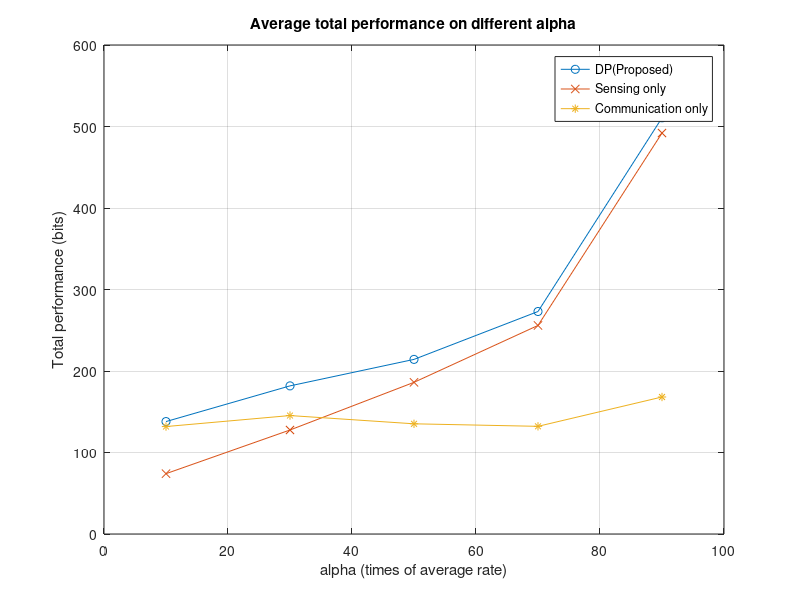
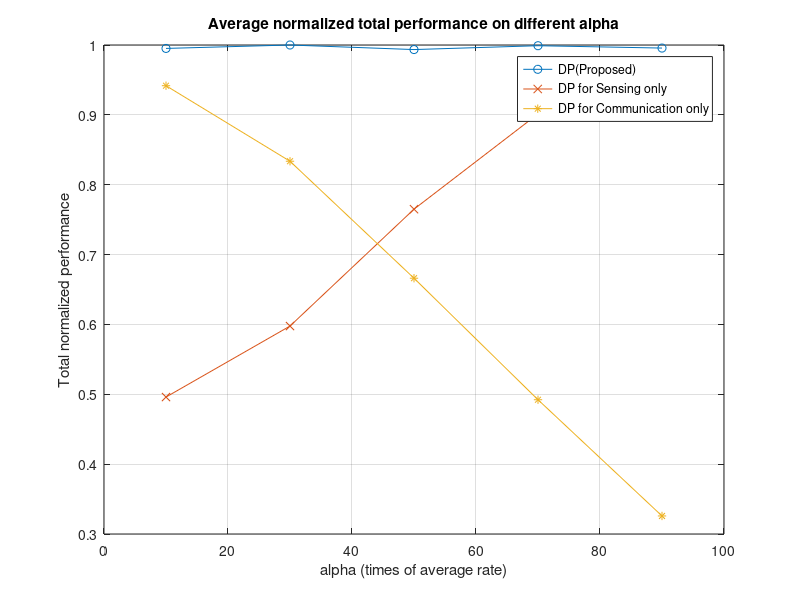
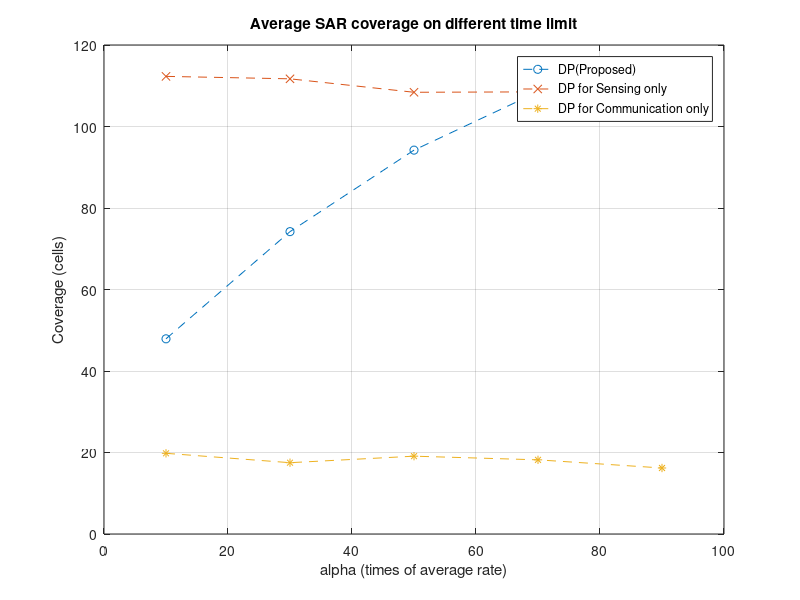
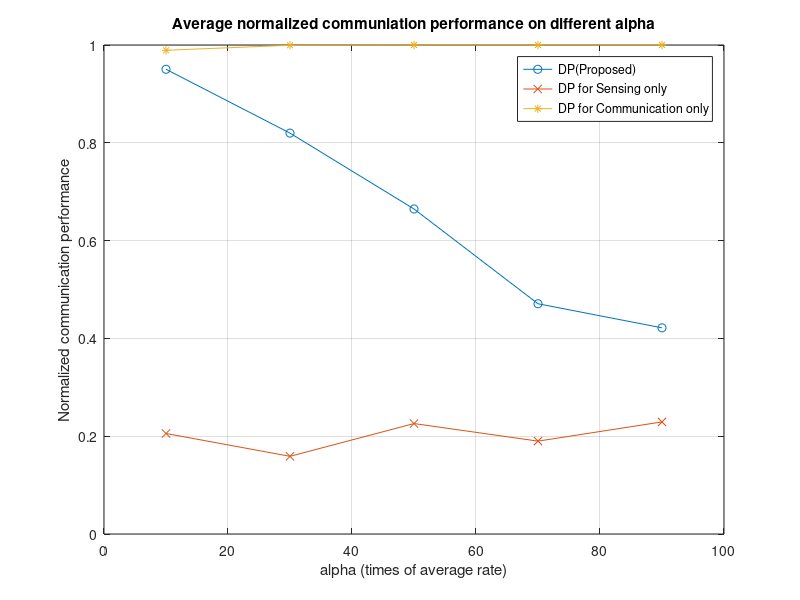

Write the MATLAB code that produced these figures, in order.
% 1. load 原本的
% 2. 改第二個section的檔名
load('multiple_different_alpha2.mat')
%%

mean_rate_dp_old=mean_rate_dp;
mean_rate_sens_old=mean_rate_sens;
mean_rate_comm_old=mean_rate_comm;
mean_rate_dp_normalized_old=mean_rate_dp_normalized;
mean_rate_sens_normalized_old=mean_rate_sens_normalized;
mean_rate_comm_normalized_old=mean_rate_comm_normalized;
mean_N_SAR_dp_old=mean_N_SAR_dp;
mean_N_SAR_sens_old=mean_N_SAR_sens;
mean_N_SAR_comm_old=mean_N_SAR_comm;
mean_comm_rate_dp_normalized_old=mean_comm_rate_dp_normalized;
mean_comm_rate_sens_nomalized_old=mean_comm_rate_sens_nomalized;
mean_comm_rate_comm_normalized_old=mean_comm_rate_comm_normalized;

mean_comm_rate_dp_old=mean_comm_rate_dp;
mean_comm_rate_sens_old=mean_comm_rate_sens;
mean_comm_rate_comm_old=mean_comm_rate_comm;
%%
load('multiple_different_alpha.mat', 'mean_rate_dp', 'mean_rate_sens', 'mean_rate_comm')
load('multiple_different_alpha.mat', 'mean_rate_dp_normalized', 'mean_rate_sens_normalized', 'mean_rate_comm_normalized')
load('multiple_different_alpha.mat', 'mean_N_SAR_dp', 'mean_N_SAR_sens', 'mean_N_SAR_comm')
load('multiple_different_alpha.mat', 'mean_comm_rate_dp_normalized', 'mean_comm_rate_sens_nomalized', 'mean_comm_rate_comm_normalized')
load('multiple_different_alpha.mat', 'mean_comm_rate_dp', 'mean_comm_rate_sens', 'mean_comm_rate_comm')
%%
mean_rate_dp=(mean_rate_dp+mean_rate_dp_old)/2;
mean_rate_sens=(mean_rate_sens+mean_rate_sens_old)/2;
mean_rate_comm=(mean_rate_comm+mean_rate_comm_old)/2;
mean_rate_dp_normalized=(mean_rate_dp_normalized+mean_rate_dp_normalized_old)/2;
mean_rate_sens_normalized=(mean_rate_sens_normalized+mean_rate_sens_normalized_old)/2;
mean_rate_comm_normalized=(mean_rate_comm_normalized+mean_rate_comm_normalized_old)/2;
mean_N_SAR_dp=(mean_N_SAR_dp+mean_N_SAR_dp_old)/2;
mean_N_SAR_sens=(mean_N_SAR_sens+mean_N_SAR_sens_old)/2;
mean_N_SAR_comm=(mean_N_SAR_comm+mean_N_SAR_comm_old)/2;
mean_comm_rate_dp_normalized=(mean_comm_rate_dp_normalized+mean_comm_rate_dp_normalized_old)/2;
mean_comm_rate_sens_nomalized=(mean_comm_rate_sens_nomalized+mean_comm_rate_sens_nomalized_old)/2;
mean_comm_rate_comm_normalized=(mean_comm_rate_comm_normalized+mean_comm_rate_comm_normalized_old)/2;
mean_comm_rate_dp=(mean_comm_rate_dp+mean_comm_rate_dp_old)/2;
mean_comm_rate_sens=(mean_comm_rate_sens+mean_comm_rate_sens_old)/2;
mean_comm_rate_comm=(mean_comm_rate_comm+mean_comm_rate_comm_old)/2;

%%

figure()
plot(alpha_row, mean_rate_dp, '-o');
hold on
% plot(time_slot_max_row, mean_rate_heu, '-^');
plot(alpha_row, mean_rate_sens, '-x');
plot(alpha_row, mean_rate_comm, '-*');
ylabel('Total performance (bits)')
xlabel('alpha (times of average rate)')
grid on
legend('DP(Proposed)', 'Sensing only', 'Communication only')
title("Average total performance on different alpha")

figure()
plot(alpha_row, mean_rate_dp_normalized, '-o');
hold on
% plot(time_slot_max_row, mean_rate_heu_normalized, '-^');
plot(alpha_row, mean_rate_sens_normalized, '-x');
plot(alpha_row, mean_rate_comm_normalized, '-*');
xlabel('alpha (times of average rate)')
ylabel('Total normalized performance')
grid on
legend('DP(Proposed)', 'DP for Sensing only', 'DP for Communication only')
title("Average normalized total performance on different alpha")

figure()
plot(alpha_row, mean_N_SAR_dp, '--o');
hold on
% plot(time_slot_max_row, mean_N_SAR_heu, '--^');
plot(alpha_row, mean_N_SAR_sens, '--x');
plot(alpha_row, mean_N_SAR_comm, '--*');
ylabel('Coverage (cells)')
xlabel('alpha (times of average rate)')
grid on
legend('DP(Proposed)', 'DP for Sensing only', 'DP for Communication only')
title("Average SAR coverage on different time limit")

figure()
plot(alpha_row, mean_comm_rate_dp_normalized, '-o');
hold on
% plot(time_slot_max_row, mean_comm_rate_heu_normalized, '-^');
plot(alpha_row, mean_comm_rate_sens_nomalized, '-x');
plot(alpha_row, mean_comm_rate_comm_normalized, '-*');
xlabel('alpha (times of average rate)')
ylabel('Normalized communication performance')
grid on
legend('DP(Proposed)', 'DP for Sensing only', 'DP for Communication only')
title("Average normalized communiation performance on different alpha")

figure()
plot(alpha_row, mean_comm_rate_dp, '-o');
hold on
% plot(time_slot_max_row, mean_comm_rate_heu_normalized, '-^');
plot(alpha_row, mean_comm_rate_sens, '-x');
plot(alpha_row, mean_comm_rate_comm, '-*');
xlabel('alpha (times of average rate)')
ylabel('Communication performance')
grid on
legend('DP(Proposed)', 'DP for Sensing only', 'DP for Communication only')
title("Average communiation performance on different alpha")